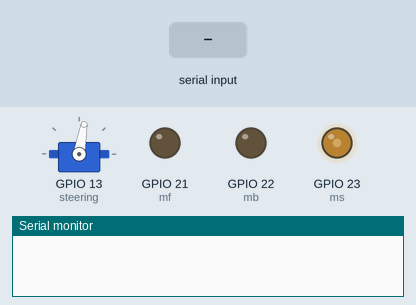
A sketch run on a simulated ESP32. On the bench: servo, output pins drawn as LEDs (lit = HIGH), the last lines printed to the serial monitor. Inputs (shaded band) come from the test bench. Nothing arrives over Bluetooth unless stated.

Above: at 0.8 s.
0.9 s: "J" received over the second serial link
At 1.4 s:
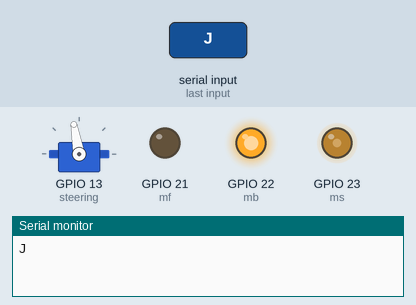
2.4 s: "L" received over the second serial link
At 3.6 s:
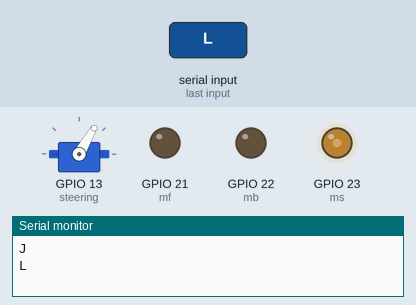
3.9 s: "R" received over the second serial link
At 4.9 s:
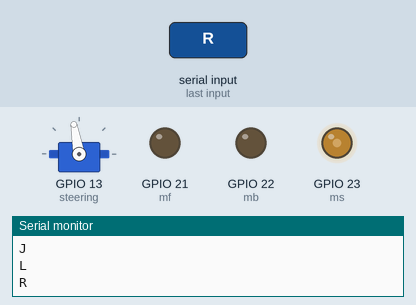
5.4 s: "90,45\n" received over the second serial link
At 6.1 s:
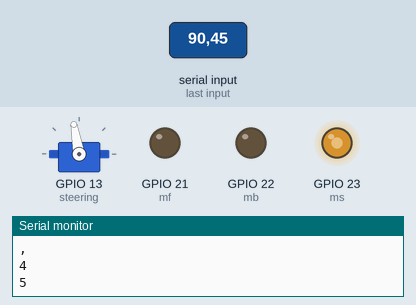
6.9 s: "F90\n" received over the second serial link
At 7.2 s:
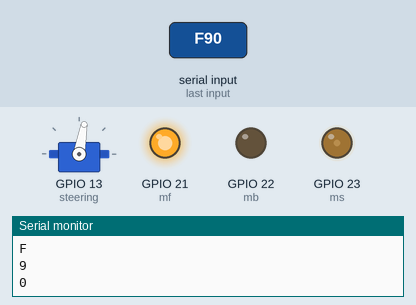
8.4 s: "S" received over the second serial link
At 9.5 s:
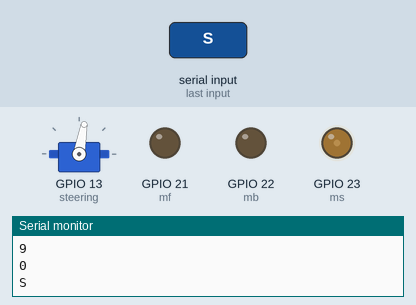
Timing chart, 0 to 10.9 s (numbered marks = the images above; inputs shaded):
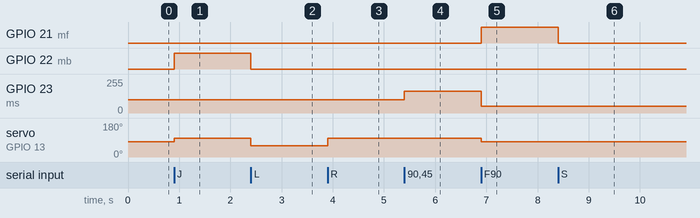

The sketch:

Bluetooth_RC_Car_with_Servo_Steering.ino
```cpp
#include "BluetoothSerial.h"
#include <ESP32Servo.h>
Servo steering;
BluetoothSerial SerialBT;
int st_mid = 80, st_left = 60, st_right = 100;

#define mf 21
#define mb 22
#define ms 23

void setup() {
  Serial.begin(115200);
  SerialBT.begin("Toy Car");
  steering.attach(13);
  steering.write(st_mid);
  ledcSetup(10, 1000, 8);
  ledcAttachPin(ms, 10);
  ledcWrite(10, 100);
  pinMode(mf, OUTPUT);
  pinMode(mb, OUTPUT);
  remote_control();
}

void loop() {
}
```

control.ino
```cpp
void remote_control() {
  while (1) {
    if (SerialBT.available() > 0) {
      char data = SerialBT.read();
      Serial.println(data);
      if (data == 'F') {
        motor(1);
        steering.write(st_mid);
      } else if (data == 'B') {
        motor(-1);
        steering.write(st_mid);
      } else if (data == 'G') {
        motor(1);
        steering.write(st_left);
      } else if (data == 'H') {
        motor(-1);
        steering.write(st_left);
      } else if (data == 'I') {
        motor(1);
        steering.write(st_right);
      } else if (data == 'J') {
        motor(-1);
        steering.write(st_right);
      } else if (data == 'L') {
        motor(0);
        steering.write(st_left);
      } else if (data == 'R') {
        motor(0);
        steering.write(st_right);
      }

      else if (data >= '0' && data <= '9') ledcWrite(10, map(data - '0', 0, 9, 50, 255));
      else if (data == 'S') motor(0);
    }
  }
}
```

motor.ino
```cpp
void motor(int a) {
  digitalWrite(mf, (a > 0));
  digitalWrite(mb, (a < 0));
}
```

Measured:
- after the input at 0.9 s, GPIO 22 (mb): LOW → HIGH at once; servo on GPIO 13 (steering): 80° → 100° at once
- after the input at 2.4 s, GPIO 22 (mb): HIGH → LOW at once; servo on GPIO 13 (steering): 100° → 60° at once
- after the input at 3.9 s, servo on GPIO 13 (steering): 60° → 100° at once
- after the input at 5.4 s, GPIO 23 (ms): 100/255 → 162/255 at once
- after the input at 6.9 s, GPIO 21 (mf): LOW → HIGH at once; GPIO 23 (ms): 162/255 → 50/255 at once; servo on GPIO 13 (steering): 100° → 80° at once
- after the input at 8.4 s, GPIO 21 (mf): HIGH → LOW at once
